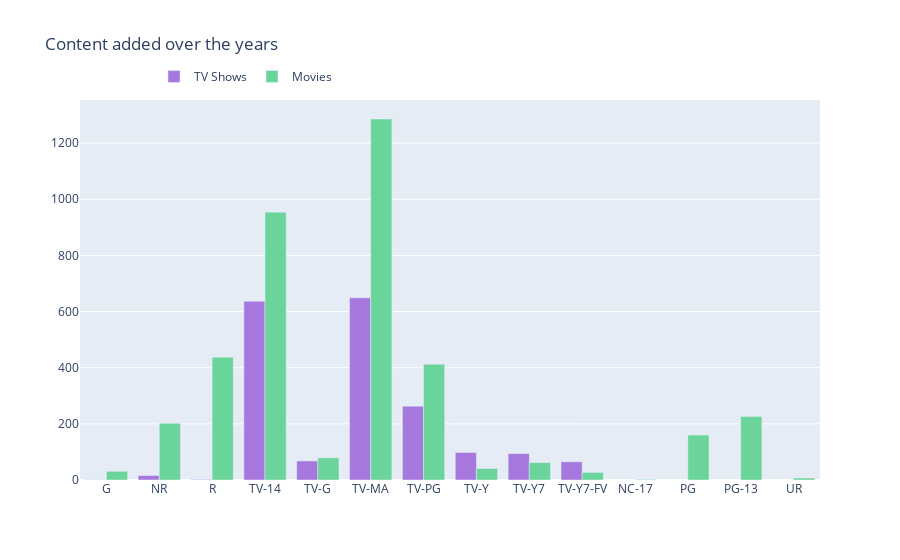

The cell this chart's notebook holds for it:
### Markdown cell above
**The ratings of the content**

### Code cell
col = "rating"

vc1 = d1[col].value_counts().reset_index()
vc1 = vc1.rename(columns = {col : "count", "index" : col})
vc1['percent'] = vc1['count'].apply(lambda x : 100*x/sum(vc1['count']))
vc1 = vc1.sort_values(col)

vc2 = d2[col].value_counts().reset_index()
vc2 = vc2.rename(columns = {col : "count", "index" : col})
vc2['percent'] = vc2['count'].apply(lambda x : 100*x/sum(vc2['count']))
vc2 = vc2.sort_values(col)

trace1 = go.Bar(x=vc1[col], y=vc1["count"], name="TV Shows", marker=dict(color="#a678de"))
trace2 = go.Bar(x=vc2[col], y=vc2["count"], name="Movies", marker=dict(color="#6ad49b"))
data = [trace1, trace2]
layout = go.Layout(title="Content added over the years", legend=dict(x=0.1, y=1.1, orientation="h"))
fig = go.Figure(data, layout=layout)
fig.show()

### Figure 1 — Plotly figure (JSON) as saved in the notebook; plotly's stock layout.template omitted (floating-point values rounded to 4 significant figures)
{"data": [{"marker": {"color": "#a678de"}, "name": "TV Shows", "type": "bar", "x": ["G", "NR", "R", "TV-14", "TV-G", "TV-MA", "TV-PG", "TV-Y", "TV-Y7", "TV-Y7-FV"], "y": [1, 16, 2, 637, 68, 649, 263, 98, 94, 65]}, {"marker": {"color": "#6ad49b"}, "name": "Movies", "type": "bar", "x": ["G", "NC-17", "NR", "PG", "PG-13", "R", "TV-14", "TV-G", "TV-MA", "TV-PG", "TV-Y", "TV-Y7", "TV-Y7-FV", "UR"], "y": [31, 2, 202, 160, 226, 437, 954, 79, 1286, 412, 41, 62, 27, 7]}], "layout": {"legend": {"orientation": "h", "x": 0.1, "y": 1.1}, "title": {"text": "Content added over the years"}}}
